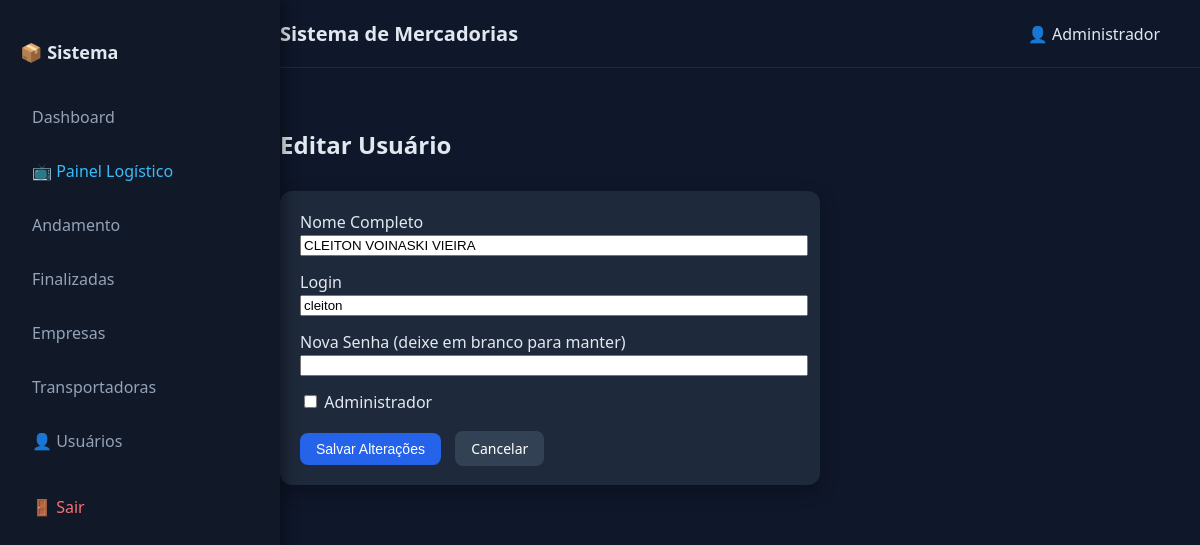
/usuarios/2/editar (signed in), run on the app's committed database.
### app/models.py (models this page shows, shortened)
class Usuario(UserMixin, db.Model):
    id = db.Column(db.Integer, primary_key=True)
    nome = db.Column(db.String(120), nullable=False)
    usuario = db.Column(db.String(80), unique=True, nullable=False)
    senha_hash = db.Column(db.String(200), nullable=False)
    admin = db.Column(db.Boolean, default=False)

### app/routes.py (the view, shortened to what this page needs)
@main.route("/usuarios/<int:usuario_id>/editar", methods=["GET", "POST"])
@login_required
@admin_required
def editar_usuario(usuario_id):
    usuario = Usuario.query.get_or_404(usuario_id)
    return render_template("editar_usuario.html", usuario=usuario)

### app/__init__.py (called while the page is built)
def create_app():
    app = Flask(__name__)
    app.config.from_object(Config)
    db.init_app(app)
    migrate.init_app(app, db)
    login_manager.init_app(app)
    from app.routes import main
    from app import models
    from app.models import Usuario
    @login_manager.user_loader
    def load_user(user_id):
        return Usuario.query.get(int(user_id))
    app.register_blueprint(main)
    return app

### app/routes.py (called while the page is built)
def admin_required(f):
    @wraps(f)
    def decorated_function(*args, **kwargs):
        if not current_user.admin:
            abort(403)
        return f(*args, **kwargs)
    return decorated_function

### app/templates/editar_usuario.html (shortened to what this page needs)
{% extends "base.html" %}
{% block content %}
<h2 style="margin-bottom:30px;">Editar Usuário</h2>
<div class="card-dark" style="max-width:500px;">
    <form method="POST">
        <label>Nome Completo</label><br>
        <input type="text" name="nome" value="{{ usuario.nome }}" required style="width:100%; margin-bottom:15px;"><br>
        <label>Login</label><br>
        <input type="text" name="usuario" value="{{ usuario.usuario }}" required style="width:100%; margin-bottom:15px;"><br>
        <label>Nova Senha (deixe em branco para manter)</label><br>
        <input type="password" name="senha" style="width:100%; margin-bottom:15px;"><br>
        <div style="margin-bottom:20px;">
            <label>
                <input type="checkbox" name="admin" {% if usuario.admin %}checked{% endif %}>
                Administrador
            </label>
        </div>
        <button class="btn" type="submit">Salvar Alterações</button>
        <a class="btn" style="background:#334155; margin-left:10px;"
           href="{{ url_for('main.listar_usuarios') }}">
           Cancelar
        </a>
    </form>
</div>
{% endblock %}

### app/templates/base.html (shortened to what this page needs)
<!DOCTYPE html>
<html lang="pt-br">
<head>
</head>
<body>
{% if current_user.is_authenticated %}
<div class="sidebar">
    <h2>📦 Sistema</h2>
    <a href="{{ url_for('main.home') }}">Dashboard</a>
    <a href="{{ url_for('main.painel') }}" target="_blank" style="color:#38bdf8;">
    📺 Painel Logístico
    </a>
    <a href="{{ url_for('main.listar_notas') }}">Andamento</a>
    <a href="{{ url_for('main.listar_notas_finalizadas') }}">Finalizadas</a>
    <a href="{{ url_for('main.listar_empresas') }}">Empresas</a>
    <a href="{{ url_for('main.listar_transportadoras') }}">Transportadoras</a>
    {% if current_user.admin %}
    <a href="{{ url_for('main.listar_usuarios') }}">
        👤 Usuários
    </a>
{% endif %}
    <a href="{{ url_for('main.logout') }}" class="logout-link">
        🚪 Sair
    </a>
</div>
<div class="main-content">
    <div class="topbar">
        <h1>Sistema de Mercadorias</h1>
        <div>👤 {{ current_user.nome }}</div>
    </div>
{% endif %}
<div class="container">
    {% block content %}{% endblock %}
</div>
{% if current_user.is_authenticated %}
</div>
{% endif %}
</body>
</html>

### app/templates/base.html (style rules this page uses)
body { margin:0; font-family: 'Segoe UI', Arial, sans-serif; background:#0f172a; color:#e2e8f0; display:flex; }
.sidebar { width:240px; background:#111827; height:100vh; padding:25px 20px; position:fixed; left:0; top:0; box-shadow:4px 0 15px rgba(0,0,0,0.4); }
.sidebar h2 { font-size:18px; margin-bottom:30px; }
.sidebar a { display:block; color:#94a3b8; text-decoration:none; padding:12px; border-radius:8px; margin-bottom:8px; transition:0.2s; }
.main-content { margin-left:240px; width:100%; }
.topbar { background:#0f172a; padding:20px 40px; border-bottom:1px solid #1e293b; display:flex; justify-content:space-between; align-items:center; }
.topbar h1 { margin:0; font-size:20px; }
.container { padding:40px; }
.btn { background:#2563eb; color:white; padding:8px 16px; border:none; border-radius:8px; text-decoration:none; cursor:pointer; transition:0.2s; font-size:14px; }
.card-dark { background:#1e293b; padding:20px; border-radius:12px; margin-bottom:20px; box-shadow:0 6px 18px rgba(0,0,0,0.3); }
.logout-link { color:#f87171 !important; margin-top:20px; }

### data on the page
Usuario: nome "Administrador"
Usuario: nome "CLEITON VOINASKI VIEIRA", usuario "cleiton"
